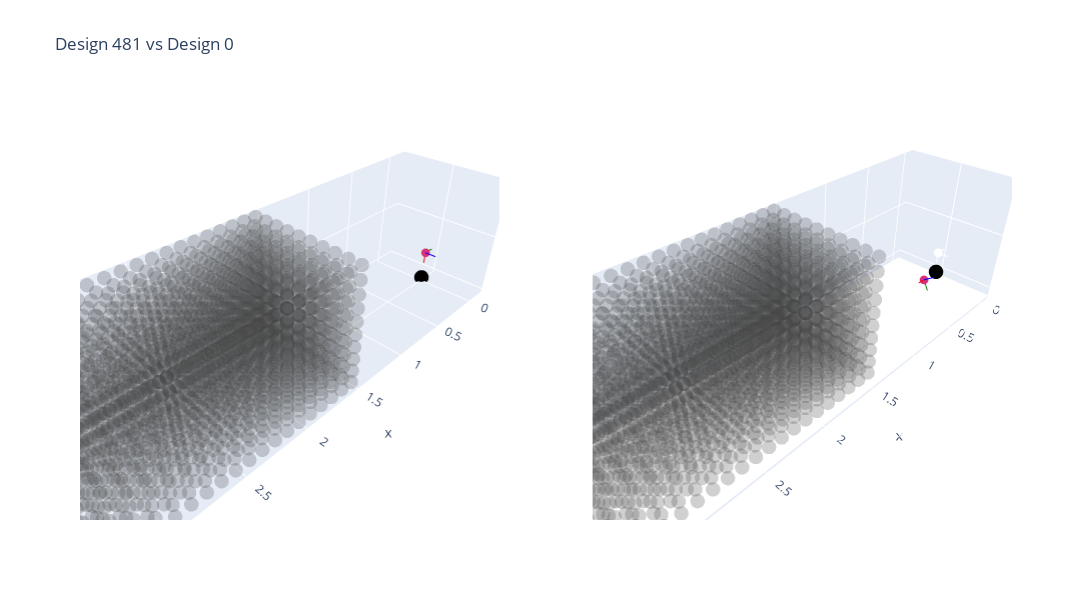

The code cell stored with this chart in its notebook:
### Markdown cell above
## Plot any bot from the df above

### Code cell
from plotly.subplots import make_subplots

INDEX_TO_PLOT = 481

design_x_dict = df[df["id"] == INDEX_TO_PLOT].iloc[0].to_dict()
bot_x = problem.convert_1D_to_bot(design_x_dict)
design_x_fig = bot_x.plot_bot_3d(
    perception_space=problem.perception_space,
    show=False,
    width=600,
)

design_0_dict = df[df["id"] == 0].iloc[0].to_dict()
bot_0 = problem.convert_1D_to_bot(design_0_dict)
design_0_fig = bot_0.plot_bot_3d(
    perception_space=problem.perception_space,
    show=False,
    width=600,
)

combined_fig = make_subplots(rows=1, cols=2, specs=[[{"type": "scene"}, {"type": "scene"}]])
for trace in design_0_fig.data:
    combined_fig.add_trace(trace, row=1, col=1)
for trace in design_x_fig.data:
    combined_fig.add_trace(trace, row=1, col=2)

combined_fig.update_layout(
    title_text=f"Design {INDEX_TO_PLOT} vs Design 0",
    showlegend=False,
    width=1200,
    height=600,
)

combined_fig.show()

### Figure 1 — Plotly figure (JSON) as saved in the notebook; plotly's stock layout.template omitted (floating-point values rounded to 4 significant figures; data arrays with more than 128 entries replaced by an {"elided": "..."} marker saying what was removed)
{"data": [{"marker": {"color": "black", "size": 5}, "mode": "markers", "name": "ORIGIN", "scene": "scene", "type": "scatter3d", "x": [0], "y": [0], "z": [0]}, {"hoverinfo": "text", "legendgroup": "sensor_0", "marker": {"color": "#d72f78", "size": 3}, "mode": "markers", "name": "sensor_0", "scene": "scene", "text": ["Translation: (x=0.00, y=0.00, z=0.25)"], "type": "scatter3d", "x": [0], "y": [0], "z": [0.25]}, {"hoverinfo": "text", "legendgroup": "sensor_0", "line": {"color": "red", "width": 2}, "mode": "lines", "scene": "scene", "showlegend": false, "text": ["Translation:<br>  (x=0.00,<br>  y=0.00,<br>  z=0.25)", "Quaternion:<br>  (qw=0.50,<br>  qx=-0.50,<br>  qy=-0.50,<br>  qz=-0.50)"], "type": "scatter3d", "x": [0, -7.772e-17], "y": [0, -7.772e-17], "z": [0.25, 0.15]}, {"hoverinfo": "text", "legendgroup": "sensor_0", "line": {"color": "green", "width": 2}, "mode": "lines", "scene": "scene", "showlegend": false, "text": ["Translation:<br>  (x=0.00,<br>  y=0.00,<br>  z=0.25)", "Quaternion:<br>  (qw=0.50,<br>  qx=-0.50,<br>  qy=-0.50,<br>  qz=-0.50)"], "type": "scatter3d", "x": [0, -0.1], "y": [0, 5.551e-17], "z": [0.25, 0.25]}, {"hoverinfo": "text", "legendgroup": "sensor_0", "line": {"color": "blue", "width": 2}, "mode": "lines", "scene": "scene", "showlegend": false, "text": ["Translation:<br>  (x=0.00,<br>  y=0.00,<br>  z=0.25)", "Quaternion:<br>  (qw=0.50,<br>  qx=-0.50,<br>  qy=-0.50,<br>  qz=-0.50)"], "type": "scatter3d", "x": [0, 5.551e-17], "y": [0, 0.1], "z": [0.25, 0.25]}, {"marker": {"color": {"elided": "2000 null values"}, "colorscale": [[0, "#440154"], [0.1111, "#482878"], [0.2222, "#3e4989"], [0.3333, "#31688e"], [0.4444, "#26828e"], [0.5556, "#1f9e89"], [0.6667, "#35b779"], [0.7778, "#6ece58"], [0.8889, "#b5de2b"], [1, "#fde725"]], "opacity": 0.25, "size": 5}, "mode": "markers", "name": "Perception Space", "scene": "scene", "type": "scatter3d", "x": {"elided": "2000 float values"}, "y": {"elided": "2000 float values"}, "z": {"elided": "2000 float values"}}, {"marker": {"color": "black", "size": 5}, "mode": "markers", "name": "ORIGIN", "scene": "scene2", "type": "scatter3d", "x": [0], "y": [0], "z": [0]}, {"hoverinfo": "text", "legendgroup": "sensor_0", "marker": {"color": "#d72f78", "size": 3}, "mode": "markers", "name": "sensor_0", "scene": "scene2", "text": ["Translation: (x=0.20, y=0.00, z=0.00)"], "type": "scatter3d", "x": [0.1955], "y": [0.003231], "z": [7.865e-05]}, {"hoverinfo": "text", "legendgroup": "sensor_0", "line": {"color": "red", "width": 2}, "mode": "lines", "scene": "scene2", "showlegend": false, "text": ["Translation:<br>  (x=0.20,<br>  y=0.00,<br>  z=0.00)", "Quaternion:<br>  (qw=-0.47,<br>  qx=-0.09,<br>  qy=0.00,<br>  qz=0.88)"], "type": "scatter3d", "x": [0.1955, 0.2938], "y": [0.003231, 0.01266], "z": [7.865e-05, 0.01594]}, {"hoverinfo": "text", "legendgroup": "sensor_0", "line": {"color": "green", "width": 2}, "mode": "lines", "scene": "scene2", "showlegend": false, "text": ["Translation:<br>  (x=0.20,<br>  y=0.00,<br>  z=0.00)", "Quaternion:<br>  (qw=-0.47,<br>  qx=-0.09,<br>  qy=0.00,<br>  qz=0.88)"], "type": "scatter3d", "x": [0.1955, 0.2036], "y": [0.003231, 0.05868], "z": [7.865e-05, -0.08275]}, {"hoverinfo": "text", "legendgroup": "sensor_0", "line": {"color": "blue", "width": 2}, "mode": "lines", "scene": "scene2", "showlegend": false, "text": ["Translation:<br>  (x=0.20,<br>  y=0.00,<br>  z=0.00)", "Quaternion:<br>  (qw=-0.47,<br>  qx=-0.09,<br>  qy=0.00,<br>  qz=0.88)"], "type": "scatter3d", "x": [0.1955, 0.1789], "y": [0.003231, 0.08592], "z": [7.865e-05, 0.05381]}, {"marker": {"color": {"elided": "2000 null values"}, "colorscale": [[0, "#440154"], [0.1111, "#482878"], [0.2222, "#3e4989"], [0.3333, "#31688e"], [0.4444, "#26828e"], [0.5556, "#1f9e89"], [0.6667, "#35b779"], [0.7778, "#6ece58"], [0.8889, "#b5de2b"], [1, "#fde725"]], "opacity": 0.25, "size": 5}, "mode": "markers", "name": "Perception Space", "scene": "scene2", "type": "scatter3d", "x": {"elided": "2000 float values"}, "y": {"elided": "2000 float values"}, "z": {"elided": "2000 float values"}}], "layout": {"height": 600, "scene": {"domain": {"x": [0, 0.45], "y": [0, 1]}}, "scene2": {"domain": {"x": [0.55, 1], "y": [0, 1]}}, "showlegend": false, "title": {"text": "Design 481 vs Design 0"}, "width": 1200}}
